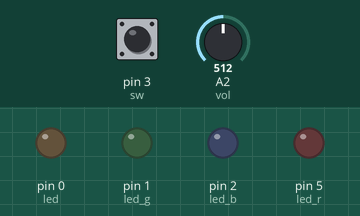
Simulated run of this sketch. Board: Arduino Uno, built with avr-gcc and run on an emulated ATmega328P. Parts: output pins drawn as LEDs (lit = HIGH). Inputs (shaded band) come from the test bench; at power-on: pin 3 (sw) HIGH, A2 (vol) = 512.

Above: at 1.2 s.
1.3 s: pin 3 (sw) pulled LOW for 3.2 s
At 1.8 s:
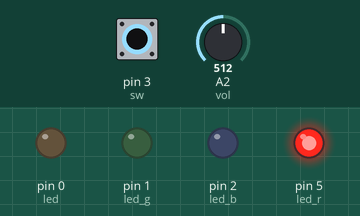
6.0 s: A2 (vol) set to 529
At 6.6 s:
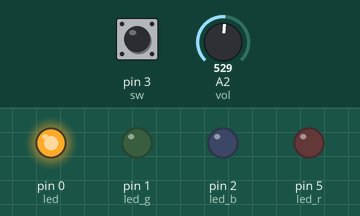
7.5 s: pin 3 (sw) pulled LOW for 0.15 s
At 8.7 s:
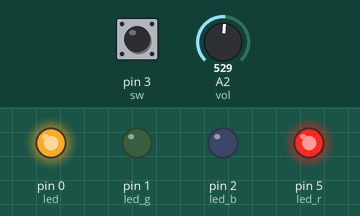
9.1 s: pin 3 (sw) pulled LOW for 1 s
At 10.1 s:
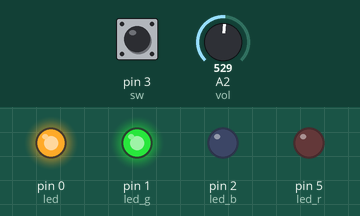
11.6 s: pin 3 (sw) pulled LOW for 0.15 s
At 12.0 s:
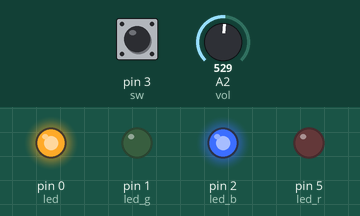
13.2 s: A2 (vol) set to 511
At 14.5 s:
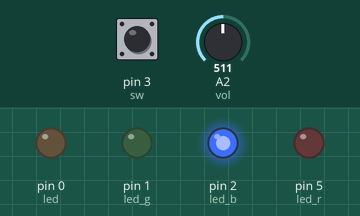
Timing chart, 0 to 15.7 s (numbered marks = the images above; inputs shaded):
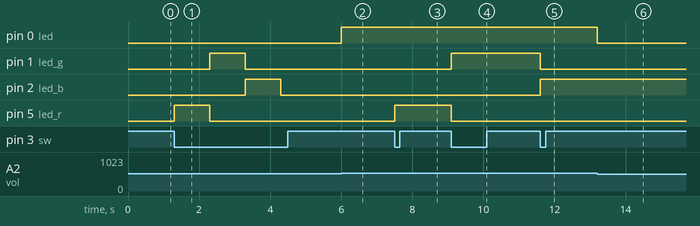

The sketch:

ATtiny_pinout_test.ino
```cpp
int led = 0;
int led_r = 5;
int led_g = 1;
int led_b = 2;
int sw = 3;
int vol = A2;

int ledRState = 0;
int ledGState = 0;
int ledBState = 0;

// the setup routine runs once when you press reset:
void setup() {
  // initialize the digital pin as an output.
  pinMode(led, OUTPUT);
  pinMode(led_r, OUTPUT);
  pinMode(led_g, OUTPUT);
  pinMode(led_b, OUTPUT);
  pinMode(sw, INPUT);
}

void loop() {
  static unsigned long time_1 = millis();
  static const unsigned long INTERVAL_MESSAGE1 = 1000;

  // read the state of the switch into a local variable
  int buttonState = digitalRead(sw);
  // read the input on analog pin 0:
  int sensorValue = analogRead(vol);
  int output = map(sensorValue, 0, 1023, 0, 255);
  analogWrite(led,output);
  if(buttonState == 0) {
    if(millis() - time_1 > INTERVAL_MESSAGE1){
      if (ledRState == 0 && ledGState == 0 && ledBState == 0) {
        ledRState = 1;
        ledGState = 0;
        ledBState = 0;
      } else if (ledRState == 1) {
        ledRState = 0;
        ledGState = 1;
        ledBState = 0;
      } else if (ledGState == 1) {
        ledRState = 0;
        ledGState = 0;
        ledBState = 1;
      } else if (ledBState == 1) {
        ledRState = 0;
        ledGState = 0;
        ledBState = 0;
      }
      controlLED(ledRState, ledGState, ledBState);
      time_1 = millis();
    }
  }
}

void controlLED(int LED1, int LED2, int LED3) {
  digitalWrite(led_r, LED1);
  digitalWrite(led_g, LED2);
  digitalWrite(led_b, LED3);
}
```

Measured:
- the behaviour switches between 513 and 514 on A2 (vol) (found by bisection; images 1 and 2)
- after the input at 1.3 s, pin 1 (led_g): LOW → HIGH after 1.0 s, → LOW 1.0 s later; pin 2 (led_b): LOW → HIGH after 2.0 s, → LOW 1.0 s later; pin 5 (led_r): LOW → HIGH at once, → LOW 1.0 s later
- after the input at 6.0 s, pin 0 (led): LOW → HIGH at once
- after the input at 7.5 s, pin 5 (led_r): LOW → HIGH at once
- after the input at 9.1 s, pin 1 (led_g): LOW → HIGH at once; pin 5 (led_r): HIGH → LOW at once
- after the input at 11.6 s, pin 1 (led_g): HIGH → LOW at once; pin 2 (led_b): LOW → HIGH at once
- after the input at 13.2 s, pin 0 (led): HIGH → LOW at once
